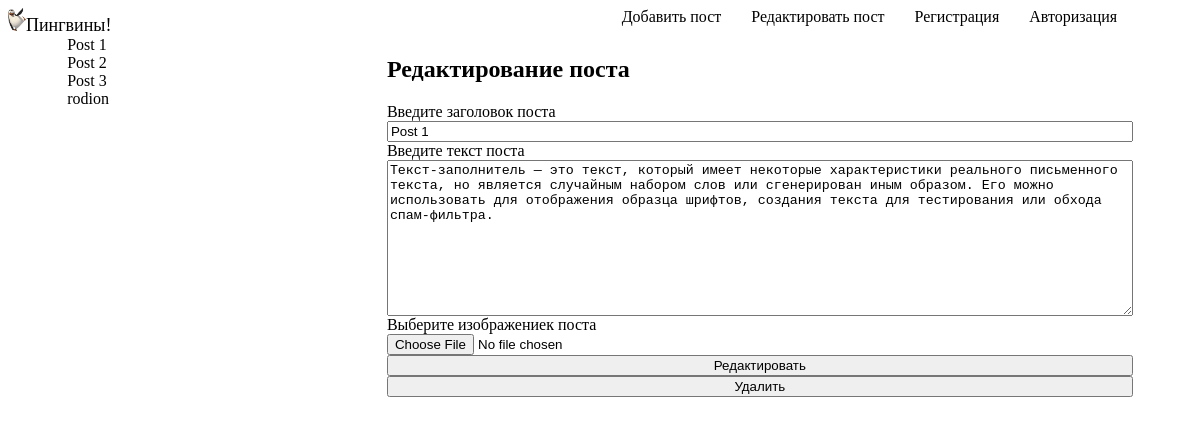
Page /changePost.php on the committed database.
### tables this page shows
CREATE TABLE `posts` (
  `idPost` int(11) NOT NULL,
  `title` varchar(100) NOT NULL,
  `text` text NOT NULL,
  `image` text NOT NULL
);

### changePost.php (the view, shortened to what this page needs)
<?php
$conn = mysqli_connect("localhost", "root", "", "collage-php","3306");
$posts_list = mysqli_query($conn, "SELECT * FROM posts ");
$post_id = empty($_GET['post'])?1:$_GET['post'];
$post_info = mysqli_fetch_array(mysqli_query($conn, "SELECT * FROM posts WHERE `idPost`='$post_id'"));
?>
<div class="container changeContent">
    <nav class="post-list">
        <?php
        while ($post = mysqli_fetch_array($posts_list)) {
            echo "<li class='card-item'>", "<a class='card-title' href='?post=" . $post["idPost"] . "'>" . $post["title"] . "</a>",
            "</li>";
        }
        ?>
    </nav>
    <div class="post-info">
        <h2>Редактирование поста</h2>
        <form method="post" enctype="multipart/form-data">
            <div class="input-group">
                <label for="title_post">Введите заголовок поста</label>
                <input type="text" name="title_post" id="title_post" value="<?php echo $post_info['title'] ?>">
            </div>
            <div class="input-group">
                <label for="text_post">Введите текст поста</label>
                <textarea name="text_post" id="text_post" cols="30" rows="10"><?php echo $post_info['text'] ?></textarea>
            </div>
            <div class="input-group">
                <label for="img_post">Выберите изображениек поста</label>
                <input type="file" id="img_post" name="img_post">
            </div>
            <div class="input-group">
                <button name="update" class="update" value="update" type="submit">Редактировать</button>
            </div>
            <div class="input-group">
                <button name="delete" class="delete" value="delete" type="submit">Удалить</button>
            </div>
        </form>
    </div>
</div>

### css/style.css (style rules this page uses)
header { display: flex; justify-content: space-between; }
.logo > img { width: 3%; }
.logo { text-decoration: none; color: black; font-size: 18px; }
.nav-list { display: flex; width: 50%; justify-content: space-around; }
.nav-list>li { list-style: none; }
.nav-list>li>a { text-decoration: none; color:black; }
.container { width: 90%; margin-left: auto; margin-right: auto; }
.input-group { display: flex; flex-direction: column; }
.changeContent { display: flex; justify-content: space-around; }
nav.post-list { width: 30%; }
.card-item { list-style: none; }
.card-item > a { text-decoration: none; color: black; }
.post-info { width: 70%; }

### rows in the picture
posts: title "Post 1", title_post "Post 1", text_post "Текст-заполнитель — это текст, который имеет некоторые характеристики реального письменного текста, но является случайным набором слов или сгенерирован иным образом. Его можно использовать для отображения образца шрифтов, создания текста для тестирования или обхода спам-фильтра."
posts: title "Post 2"
posts: title "Post 3"
posts: title "rodion"
